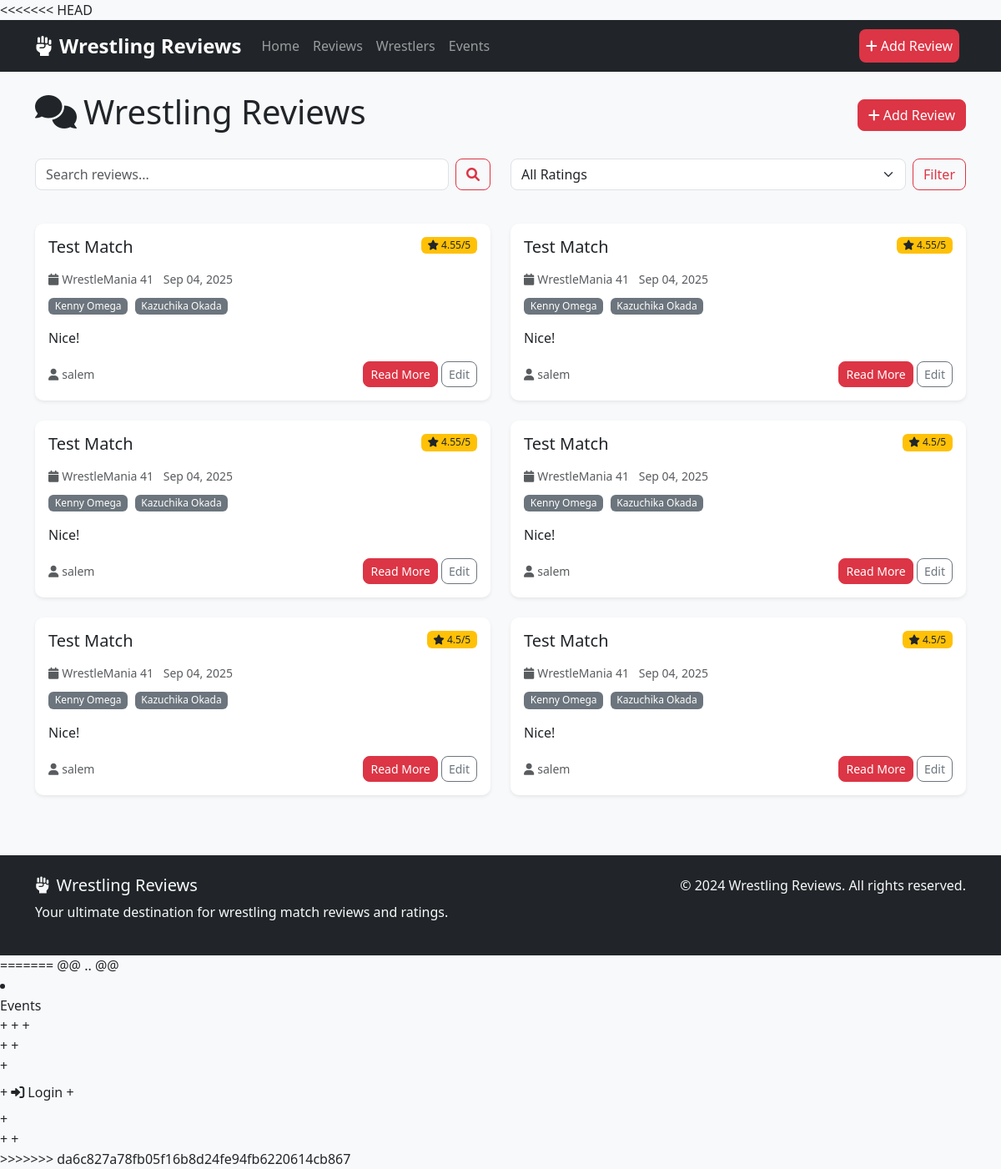
The app's page /reviews/ with its own data.
### reviews/models.py (models this page shows, shortened)
class Review(models.Model):
    match_title = models.CharField(max_length=200)
    event = models.ForeignKey(Event, on_delete=models.CASCADE, related_name="reviews")
    wrestlers = models.ManyToManyField(Wrestler, related_name="reviews")
    review_content = models.TextField()
    rating = models.FloatField()
    user = models.ForeignKey(User, on_delete=models.CASCADE)
    created_at = models.DateTimeField(auto_now_add=True)

### events/models.py (models this page shows)
class Event(models.Model):
    name = models.CharField(max_length=200)
    date = models.DateField()
    location = models.CharField(max_length=200)
    promotion = models.CharField(max_length=100, blank=True, default="")
    description = models.TextField(blank=True, default="")
    is_ppv = models.BooleanField(default=True)
    created_at = models.DateTimeField(auto_now_add=True)
    updated_at = models.DateTimeField(auto_now=True)
    class Meta:
        ordering = ["date", "-created_at", "-updated_at"]

### wrestlers/models.py (models this page shows, shortened)
class Wrestler(models.Model):
    name = models.CharField(max_length=200)
    country = models.CharField(max_length=100)
    debut_year = models.IntegerField()
    birth_date = models.DateField(null=True, blank=True)
    debut_date = models.DateField(null=True, blank=True)

### users/models.py (models this page shows, shortened)
class User(AbstractUser):
    email = models.EmailField(unique=True)

### wrestling_reviews/views.py (the view, shortened to what this page needs)
# urls.py: path('reviews/', views.reviews_list, name='reviews_list'),
def reviews_list(request):
    reviews = Review.objects.select_related('event', 'user').prefetch_related('wrestlers').order_by('-created_at')
    search_query = request.GET.get('search')
    rating_filter = request.GET.get('rating')
    if rating_filter:
        reviews = reviews.filter(rating__gte=rating_filter)
    paginator = Paginator(reviews, 12)
    paginator = Paginator(reviews, 10)
    page_number = request.GET.get('page')
    page_obj = paginator.get_page(page_number)
    context = {
        'reviews': page_obj,
        'is_paginated': page_obj.has_other_pages(),
        'page_obj': page_obj,
    }
    return render(request, 'reviews/list.html', context)

### templates/reviews/list.html (shortened to what this page needs)
{% extends 'base.html' %}
{% block content %}
<div class="d-flex justify-content-between align-items-center mb-4">
    <h1><i class="fas fa-comments me-2"></i>Wrestling Reviews</h1>
    <a href="{% url 'add_review' %}" class="btn btn-primary">
        <i class="fas fa-plus me-1"></i>Add Review
    </a>
</div>
<div class="row mb-4">
    <div class="col-md-6">
        <form method="get" class="d-flex">
            <input type="text" name="search" class="form-control me-2" placeholder="Search reviews..." value="{{ request.GET.search }}">
            <button type="submit" class="btn btn-outline-primary">
                <i class="fas fa-search"></i>
            </button>
        </form>
    </div>
    <div class="col-md-6">
        <form method="get" class="d-flex">
            <select name="rating" class="form-select me-2">
                <option value="">All Ratings</option>
            </select>
            <button type="submit" class="btn btn-outline-primary">Filter</button>
        </form>
    </div>
</div>
<div class="row">
    {% for review in reviews %}
    <div class="col-lg-6 mb-4">
        <div class="card h-100 shadow-sm">
            <div class="card-body">
                <div class="d-flex justify-content-between align-items-start mb-2">
                    <h5 class="card-title">{{ review.match_title }}</h5>
                    <span class="badge bg-warning text-dark">
                        <i class="fas fa-star"></i> {{ review.rating }}/5
                    </span>
                </div>
                <div class="mb-2">
                    <small class="text-muted">
                        <i class="fas fa-calendar me-1"></i>{{ review.event.name }}
                        <span class="ms-2">{{ review.created_at|date:"M d, Y" }}</span>
                    </small>
                </div>
                <div class="mb-3">
                    {% for wrestler in review.wrestlers.all %}
                        <span class="badge bg-secondary me-1">{{ wrestler.name }}</span>
                    {% endfor %}
                </div>
                <p class="card-text">{{ review.review_content|truncatewords:25 }}</p>
                <div class="d-flex justify-content-between align-items-center">
                    <small class="text-muted">
                        <i class="fas fa-user me-1"></i>{{ review.user.username }}
                    </small>
                    <div>
                        <a href="{% url 'review_detail' review.id %}" class="btn btn-primary btn-sm">Read More</a>
                        <a href="{% url 'edit_review' review.id %}" class="btn btn-outline-secondary btn-sm">Edit</a>
                    </div>
                </div>
            </div>
        </div>
    </div>
    {% endfor %}
</div>
{% endblock %}

### static/css/style.css (style rules this page uses)
:root { --primary-color: #dc3545; --secondary-color: #6c757d; --success-color: #28a745; --warning-color: #ffc107; --danger-color: #dc3545; --dark-color: #343a40; }
body { font-family: 'Segoe UI', Tahoma, Geneva, Verdana, sans-serif; background-color: #f8f9fa; }
.card { border: none; border-radius: 10px; transition: transform 0.2s ease-in-out, box-shadow 0.2s ease-in-out; }
.btn { border-radius: 8px; font-weight: 500; transition: all 0.2s ease-in-out; }
.badge { border-radius: 6px; font-weight: 500; }
.form-control, .form-select { border-radius: 8px; border: 1px solid #dee2e6; transition: border-color 0.2s ease-in-out, box-shadow 0.2s ease-in-out; }
.btn-primary { background-color: var(--primary-color); border-color: var(--primary-color); }
.btn-outline-primary { color: var(--primary-color); border-color: var(--primary-color); }
.card { animation: fadeInUp 0.5s ease-out; }

### records on screen
Review: match_title "Test Match", rating "4.55", event.name "WrestleMania 41", created_at "Sep 04, 2025", review_content "Nice!", user.username "salem"
Wrestler: name "Kenny Omega"
Wrestler: name "Kazuchika Okada"
Review: match_title "Test Match", rating "4.55", event.name "WrestleMania 41", created_at "Sep 04, 2025", review_content "Nice!", user.username "salem"
Review: match_title "Test Match", rating "4.55", event.name "WrestleMania 41", created_at "Sep 04, 2025", review_content "Nice!", user.username "salem"
Review: match_title "Test Match", rating "4.5", event.name "WrestleMania 41", created_at "Sep 04, 2025", review_content "Nice!", user.username "salem"
Review: match_title "Test Match", rating "4.5", event.name "WrestleMania 41", created_at "Sep 04, 2025", review_content "Nice!", user.username "salem"
Review: match_title "Test Match", rating "4.5", event.name "WrestleMania 41", created_at "Sep 04, 2025", review_content "Nice!", user.username "salem"
